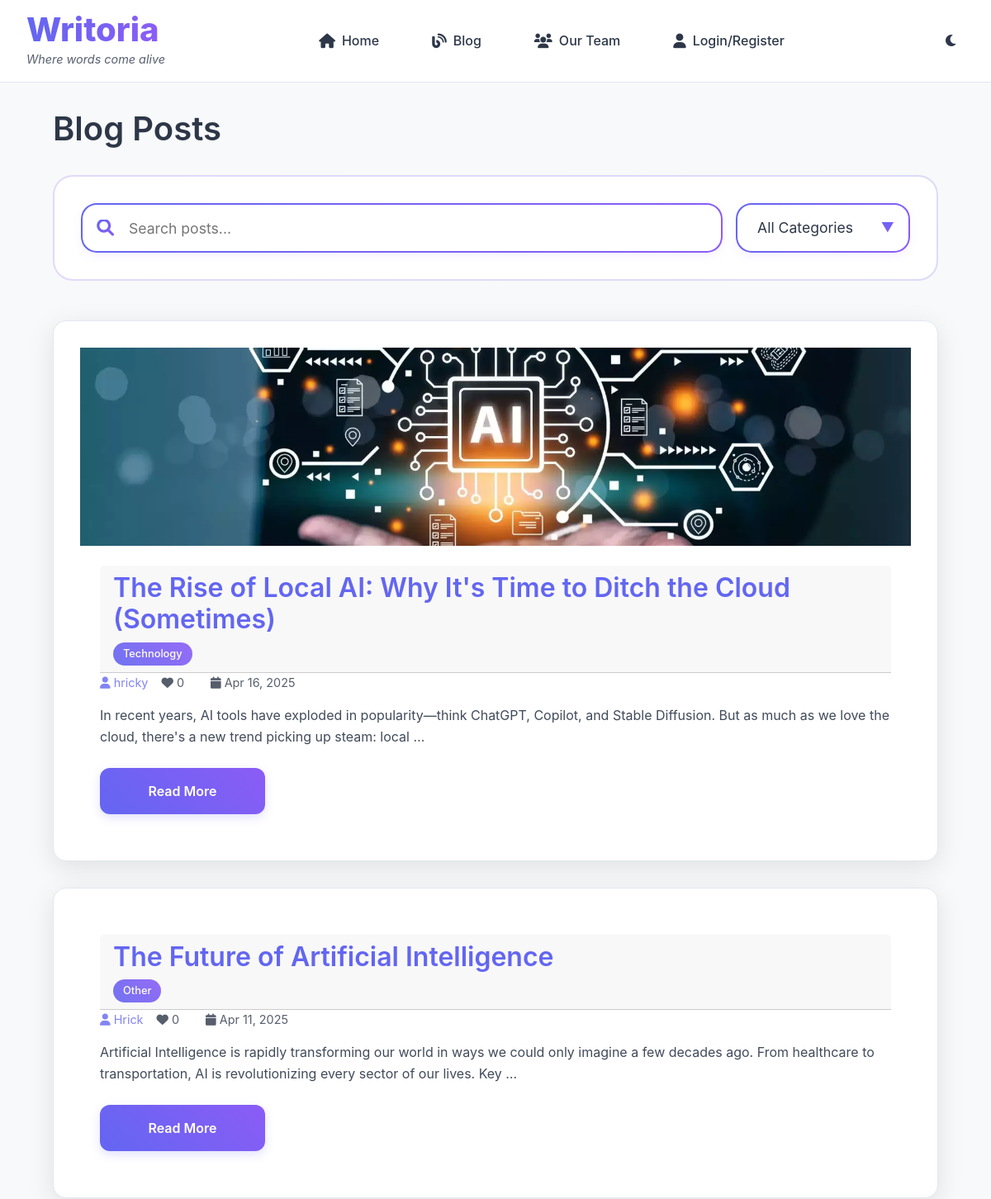
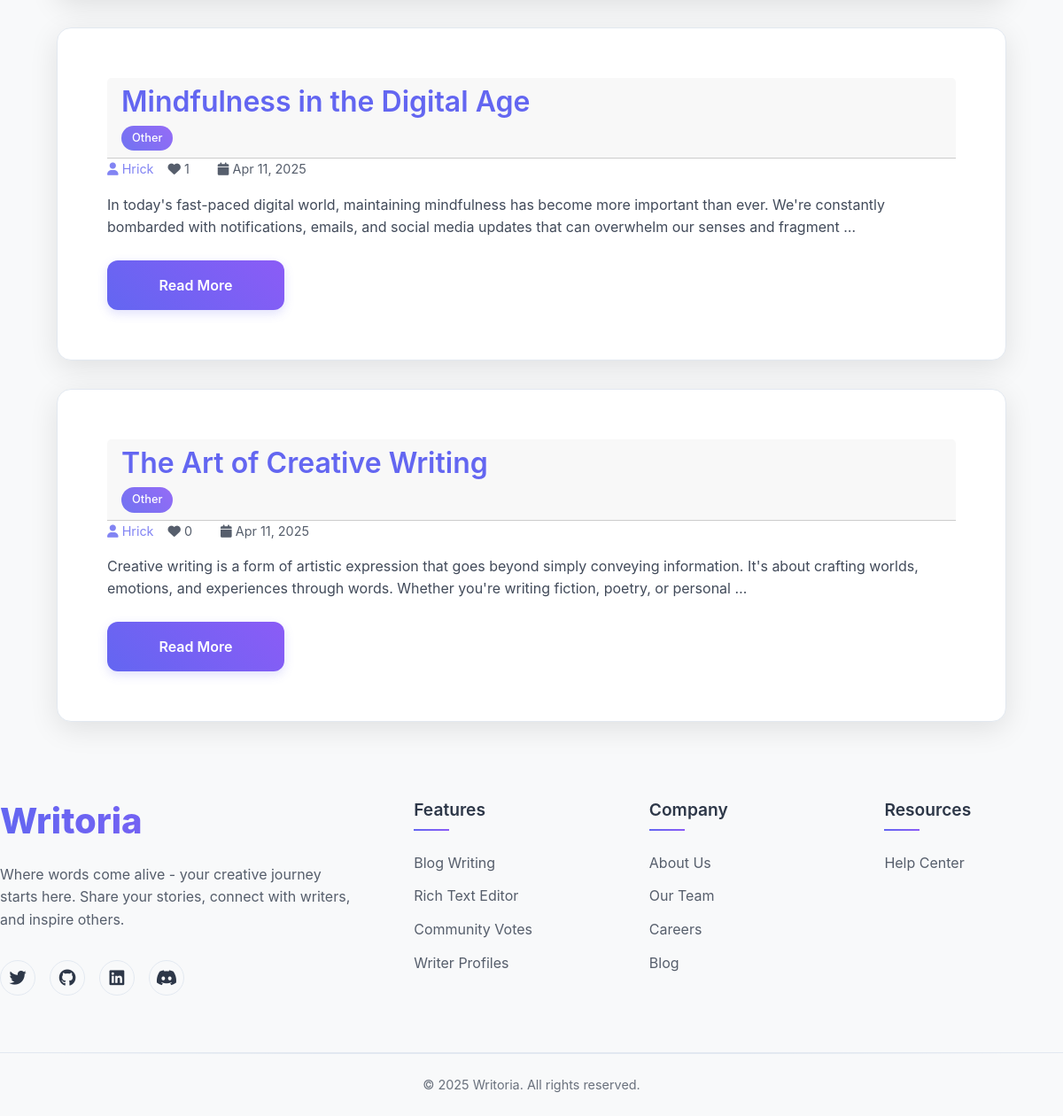
Screenshot of /blog/ with the database file from the repository (2 pictures, top to bottom).
### core/models.py (models this page shows, shortened)
class BlogPost(models.Model):
    CATEGORY_CHOICES = [
        ('tech', 'Technology'),
        ('lifestyle', 'Lifestyle'),
        ('travel', 'Travel'),
        ('food', 'Food & Cooking'),
        ('health', 'Health & Fitness'),
        ('arts', 'Arts & Culture'),
        ('business', 'Business'),
        ('other', 'Other')
    ]
    title = models.CharField(max_length=200)
    slug = models.SlugField(unique=True)
    content = models.TextField()
    author = models.ForeignKey(User, on_delete=models.CASCADE)
    created_at = models.DateTimeField(auto_now_add=True)
    updated_at = models.DateTimeField(auto_now=True)
    image = models.ImageField(upload_to='blog_images/', null=True, blank=True)
    votes = models.IntegerField(default=0)
    category = models.CharField(max_length=20, choices=CATEGORY_CHOICES, default='other')

### core/views.py (the view)
# urls.py: path('blog/', views.BlogListView.as_view(), name='blog_list'),
class BlogListView(ListView):
    model = BlogPost
    template_name = 'core/blog_list.html'
    context_object_name = 'posts'
    ordering = ['-created_at']
    paginate_by = 10
    def get_queryset(self):
        queryset = super().get_queryset()
        search_query = self.request.GET.get('search', '')
        category = self.request.GET.get('category', '')
        if search_query:
            queryset = queryset.filter(
                Q(title__icontains=search_query) |
                Q(content__icontains=search_query)
            )
        if category:
            queryset = queryset.filter(category=category)
        return queryset
    def get_context_data(self, **kwargs):
        context = super().get_context_data(**kwargs)
        context['search_query'] = self.request.GET.get('search', '')
        context['selected_category'] = self.request.GET.get('category', '')
        context['categories'] = BlogPost.CATEGORY_CHOICES
        return context

### templates/core/blog_list.html (shortened to what this page needs)
{% extends 'base.html' %}
{% block content %}
<section class="blog-list">
    <h1>Blog Posts</h1>
    <div class="blog-search-section">
        <form method="get" class="search-form" style="width: 100%; display: flex; gap: 1rem;">
            <div class="search-container">
                <i class="fas fa-search search-icon"></i>
                <input type="text" name="search" placeholder="Search posts..." value="{{ search_query }}" class="search-input">
            </div>
            <div class="select-wrapper">
                <select name="category" class="category-select" onchange="this.form.submit()">
                    <option value="">All Categories</option>
                </select>
            </div>
        </form>
    </div>
    <div class="cards">
        {% for post in posts %}
            <div class="card blog-card">
                {% if post.image %}
                    <img src="{{ post.image.url }}" alt="{{ post.title }}" class="card-image">
                {% endif %}
                <div class="card-content">
                    <div class="card-header">
                        <h2><a href="{% url 'blog_detail' post.slug %}">{{ post.title }}</a></h2>
                        <span class="category-badge">{{ post.get_category_display }}</span>
                    </div>
                    <p class="post-meta">
                        <a href="{% url 'user_profile' post.author.username %}" class="author-link">
                            <i class="fas fa-user"></i> {{ post.author.username }}
                        </a>
                        <span class="lives">
                            <i class="fas fa-heart"></i> {{ post.votes }}
                        </span>
                        <br>
                        <span class="date"><i class="fas fa-calendar"></i> {{ post.created_at|date:"M d, Y" }}</span>
                    </p>
                    <p class="post-excerpt">{{ post.content|truncatewords:30 }}</p>
                    <div class="post-actions">
                        <a href="{% url 'blog_detail' post.slug %}" class="btn btn-primary">Read More</a>
                    </div>
                </div>
            </div>
        {% empty %}
            <div class="empty-state">
                <i class="fas fa-search"></i>
                <p>{% if search_query %}No posts found matching your search{% else %}No posts available{% endif %}</p>
            </div>
        {% endfor %}
    </div>
</section>
{% endblock %}

### static/css/core/base.css (style rules this page uses)
:root { --bg-color: #f8f9fa; --card-bg: #ffffff; --text-color: #2d3748; --border-color: #e2e8f0; --accent-color: #6366f1; --gradient-start: #6366f1; --gradient-end: #8b5cf6; --nav-bg: rgba(255, 255, 255, 0.95); --card-shadow: 0 10px 30px rgba(0, 0, 0, 0.08); --hover-color: #4f46e5; --danger-color: #ef4444; --success-color: #10b981; --glass-bg: rgba(255, 255, 255, 0.7); }
* { margin: 0; padding: 0; box-sizing: border-box; }
html { scroll-behavior: smooth; }
body { font-family: 'Inter', -apple-system, BlinkMacSystemFont, 'Segoe UI', Roboto, sans-serif; background-color: var(--bg-color); color: var(--text-color); line-height: 1.6; transition: background-color 0.3s, color 0.3s; }
h1, h2, h3, h4, h5, h6 { color: var(--text-color); font-weight: 600; line-height: 1.2; }
a { color: var(--accent-color); text-decoration: none; transition: color 0.3s ease; }
.btn { display: inline-flex; align-items: center; justify-content: center; padding: 1rem 2rem; border-radius: 0.75rem; font-weight: 500; transition: all 0.3s ease; cursor: pointer; border: none; min-width: 200px; }
.btn-primary { background: linear-gradient(45deg, var(--gradient-start), var(--gradient-end)); color: white; border: none; font-weight: 600; box-shadow: 0 4px 12px rgba(99, 102, 241, 0.2); }
.form-control, .comment-form textarea, .blog-card, .comment, .auth-box { background: var(--glass-bg); backdrop-filter: blur(10px); border: 1px solid rgba(255, 255, 255, 0.1); border-radius: 1rem; padding: 1rem 1.5rem; transition: all 0.3s cubic-bezier(0.4, 0, 0.2, 1); box-shadow: 0 4px 6px -1px rgba(0, 0, 0, 0.1), 0 2px 4px -1px rgba(0, 0, 0, 0.06), inset 0 2px 4px rgba(255, 255, 255, 0.05); }

### static/css/core/home.css (style rules this page uses)
.feature-card, .blog-card { background: var(--card-bg); border-radius: 1rem; padding: 2rem; box-shadow: 0 8px 32px rgba(0, 0, 0, 0.1); border: 1px solid var(--border-color); transition: transform 0.3s ease, box-shadow 0.3s ease; }

### rows the page displays
BlogPost: image (picture), title "The Rise of Local AI: Why It's Time to Ditch the Cloud (Sometimes)", category "Technology", author.username "hricky", votes "0", created_at "Apr 16, 2025", content "In recent years, AI tools have exploded in popularity—think ChatGPT, Copilot, and Stable Diffusion. But as much as we love the cloud, there's a new trend picking up steam: local …"
BlogPost: title "The Future of Artificial Intelligence", category "Other", author.username "Hrick", votes "0", created_at "Apr 11, 2025", content "Artificial Intelligence is rapidly transforming our world in ways we could only imagine a few decades ago. From healthcare to transportation, AI is revolutionizing every sector of our lives. Key …"
BlogPost: title "Mindfulness in the Digital Age", category "Other", author.username "Hrick", votes "1", created_at "Apr 11, 2025", content "In today's fast-paced digital world, maintaining mindfulness has become more important than ever. We're constantly bombarded with notifications, emails, and social media updates that can overwhelm our senses and fragment …"
BlogPost: title "The Art of Creative Writing", category "Other", author.username "Hrick", votes "0", created_at "Apr 11, 2025", content "Creative writing is a form of artistic expression that goes beyond simply conveying information. It's about crafting worlds, emotions, and experiences through words. Whether you're writing fiction, poetry, or personal …"
